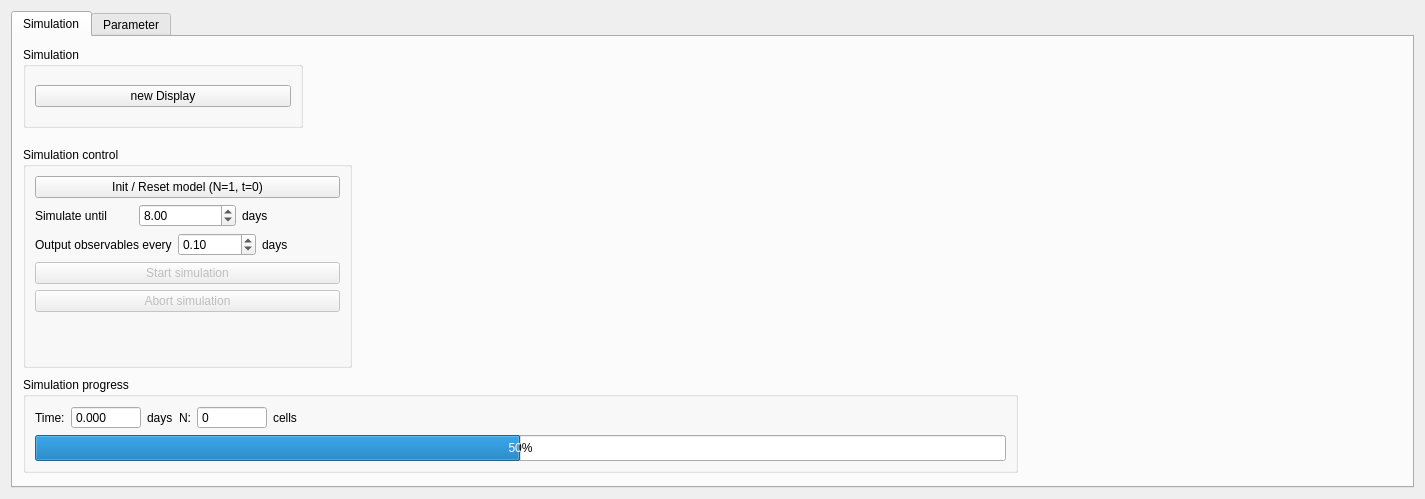
<?xml version="1.0" encoding="UTF-8"?>
<ui version="4.0">
 <class>complexCells</class>
 <widget class="QWidget" name="complexCells">
  <property name="geometry">
   <rect>
    <x>0</x>
    <y>0</y>
    <width>1425</width>
    <height>499</height>
   </rect>
  </property>
  <property name="sizePolicy">
   <sizepolicy hsizetype="Minimum" vsizetype="Minimum">
    <horstretch>0</horstretch>
    <verstretch>0</verstretch>
   </sizepolicy>
  </property>
  <property name="windowTitle">
   <string>Form</string>
  </property>
  <layout class="QGridLayout" name="gridLayout">
   <item row="0" column="0">
    <widget class="QTabWidget" name="tabWidget">
     <property name="currentIndex">
      <number>0</number>
     </property>
     <widget class="QWidget" name="simulation">
      <attribute name="title">
       <string>Simulation</string>
      </attribute>
      <widget class="QGroupBox" name="groupBox_7">
       <property name="geometry">
        <rect>
         <x>10</x>
         <y>10</y>
         <width>280</width>
         <height>81</height>
        </rect>
       </property>
       <property name="sizePolicy">
        <sizepolicy hsizetype="Fixed" vsizetype="Preferred">
         <horstretch>0</horstretch>
         <verstretch>0</verstretch>
        </sizepolicy>
       </property>
       <property name="minimumSize">
        <size>
         <width>280</width>
         <height>0</height>
        </size>
       </property>
       <property name="title">
        <string>Simulation</string>
       </property>
       <layout class="QGridLayout" name="gridLayout_11">
        <item row="1" column="0" colspan="2">
         <widget class="QPushButton" name="buttonNewDisplay">
          <property name="text">
           <string>new Display</string>
          </property>
         </widget>
        </item>
       </layout>
      </widget>
      <widget class="QGroupBox" name="groupBox_3">
       <property name="geometry">
        <rect>
         <x>10</x>
         <y>110</y>
         <width>329</width>
         <height>221</height>
        </rect>
       </property>
       <property name="sizePolicy">
        <sizepolicy hsizetype="Preferred" vsizetype="MinimumExpanding">
         <horstretch>0</horstretch>
         <verstretch>0</verstretch>
        </sizepolicy>
       </property>
       <property name="title">
        <string>Simulation control</string>
       </property>
       <layout class="QGridLayout" name="gridLayout_7">
        <item row="0" column="0">
         <widget class="QPushButton" name="buttonResetModel">
          <property name="sizePolicy">
           <sizepolicy hsizetype="Minimum" vsizetype="Maximum">
            <horstretch>0</horstretch>
            <verstretch>0</verstretch>
           </sizepolicy>
          </property>
          <property name="text">
           <string>Init / Reset model (N=1, t=0)</string>
          </property>
         </widget>
        </item>
        <item row="2" column="0">
         <layout class="QHBoxLayout" name="horizontalLayout_2">
          <item>
           <widget class="QLabel" name="label_3">
            <property name="text">
             <string>Output observables every</string>
            </property>
           </widget>
          </item>
          <item>
           <widget class="QDoubleSpinBox" name="doubleSpinBoxObserveEvery">
            <property name="decimals">
             <number>2</number>
            </property>
            <property name="minimum">
             <double>0.000000000000000</double>
            </property>
            <property name="maximum">
             <double>100.000000000000000</double>
            </property>
            <property name="singleStep">
             <double>0.100000000000000</double>
            </property>
            <property name="value">
             <double>0.100000000000000</double>
            </property>
           </widget>
          </item>
          <item>
           <widget class="QLabel" name="label_4">
            <property name="text">
             <string>days</string>
            </property>
           </widget>
          </item>
         </layout>
        </item>
        <item row="3" column="0">
         <widget class="QPushButton" name="buttonStartSimulation">
          <property name="enabled">
           <bool>false</bool>
          </property>
          <property name="text">
           <string>Start simulation</string>
          </property>
         </widget>
        </item>
        <item row="4" column="0">
         <widget class="QPushButton" name="buttonAbortSimulation">
          <property name="enabled">
           <bool>false</bool>
          </property>
          <property name="text">
           <string>Abort simulation</string>
          </property>
         </widget>
        </item>
        <item row="1" column="0">
         <layout class="QHBoxLayout" name="horizontalLayout">
          <item>
           <widget class="QLabel" name="label">
            <property name="text">
             <string>Simulate until</string>
            </property>
           </widget>
          </item>
          <item>
           <widget class="QDoubleSpinBox" name="doubleSpinBoxSimulateUntil">
            <property name="prefix">
             <string/>
            </property>
            <property name="maximum">
             <double>1000.000000000000000</double>
            </property>
            <property name="value">
             <double>8.000000000000000</double>
            </property>
           </widget>
          </item>
          <item>
           <widget class="QLabel" name="label_2">
            <property name="text">
             <string>days</string>
            </property>
           </widget>
          </item>
         </layout>
        </item>
        <item row="5" column="0">
         <spacer name="verticalSpacer">
          <property name="orientation">
           <enum>Qt::Vertical</enum>
          </property>
          <property name="sizeHint" stdset="0">
           <size>
            <width>20</width>
            <height>40</height>
           </size>
          </property>
         </spacer>
        </item>
       </layout>
      </widget>
      <widget class="QGroupBox" name="groupBox_2">
       <property name="geometry">
        <rect>
         <x>10</x>
         <y>340</y>
         <width>995</width>
         <height>96</height>
        </rect>
       </property>
       <property name="sizePolicy">
        <sizepolicy hsizetype="Preferred" vsizetype="Maximum">
         <horstretch>0</horstretch>
         <verstretch>0</verstretch>
        </sizepolicy>
       </property>
       <property name="title">
        <string>Simulation progress</string>
       </property>
       <layout class="QGridLayout" name="gridLayout_6">
        <item row="0" column="1">
         <layout class="QHBoxLayout" name="horizontalLayout_4">
          <item>
           <widget class="QLabel" name="label_23">
            <property name="text">
             <string>N:</string>
            </property>
           </widget>
          </item>
          <item>
           <widget class="QSpinBox" name="spinBoxSimulationProgressN">
            <property name="minimumSize">
             <size>
              <width>70</width>
              <height>0</height>
             </size>
            </property>
            <property name="buttonSymbols">
             <enum>QAbstractSpinBox::NoButtons</enum>
            </property>
            <property name="keyboardTracking">
             <bool>false</bool>
            </property>
            <property name="maximum">
             <number>1000000</number>
            </property>
           </widget>
          </item>
          <item>
           <widget class="QLabel" name="label_22">
            <property name="text">
             <string>cells</string>
            </property>
           </widget>
          </item>
         </layout>
        </item>
        <item row="0" column="3">
         <spacer name="horizontalSpacer_2">
          <property name="orientation">
           <enum>Qt::Horizontal</enum>
          </property>
          <property name="sizeHint" stdset="0">
           <size>
            <width>40</width>
            <height>20</height>
           </size>
          </property>
         </spacer>
        </item>
        <item row="0" column="0">
         <layout class="QHBoxLayout" name="horizontalLayout_3">
          <item>
           <widget class="QLabel" name="label_7">
            <property name="text">
             <string>Time:</string>
            </property>
           </widget>
          </item>
          <item>
           <widget class="QDoubleSpinBox" name="doubleSpinBoxSimulationProgressTime">
            <property name="minimumSize">
             <size>
              <width>70</width>
              <height>0</height>
             </size>
            </property>
            <property name="buttonSymbols">
             <enum>QAbstractSpinBox::NoButtons</enum>
            </property>
            <property name="keyboardTracking">
             <bool>false</bool>
            </property>
            <property name="decimals">
             <number>3</number>
            </property>
            <property name="maximum">
             <double>1000.000000000000000</double>
            </property>
           </widget>
          </item>
          <item>
           <widget class="QLabel" name="label_21">
            <property name="text">
             <string>days</string>
            </property>
           </widget>
          </item>
         </layout>
        </item>
        <item row="2" column="0" colspan="4">
         <widget class="QProgressBar" name="progressBar">
          <property name="sizePolicy">
           <sizepolicy hsizetype="Expanding" vsizetype="MinimumExpanding">
            <horstretch>0</horstretch>
            <verstretch>0</verstretch>
           </sizepolicy>
          </property>
          <property name="value">
           <number>50</number>
          </property>
         </widget>
        </item>
       </layout>
      </widget>
     </widget>
     <widget class="QWidget" name="parameter">
      <attribute name="title">
       <string>Parameter</string>
      </attribute>
      <widget class="QGroupBox" name="groupBox_10">
       <property name="geometry">
        <rect>
         <x>0</x>
         <y>10</y>
         <width>995</width>
         <height>441</height>
        </rect>
       </property>
       <property name="title">
        <string>Parameters</string>
       </property>
       <layout class="QGridLayout" name="gridLayout_14">
        <item row="2" column="0">
         <widget class="QPushButton" name="pushButtonResetParametersToDefaults">
          <property name="text">
           <string>Reset to default values</string>
          </property>
         </widget>
        </item>
        <item row="1" column="0">
         <widget class="QTreeView" name="parameterTreeView"/>
        </item>
       </layout>
      </widget>
     </widget>
    </widget>
   </item>
  </layout>
 </widget>
 <resources/>
 <connections/>
</ui>
